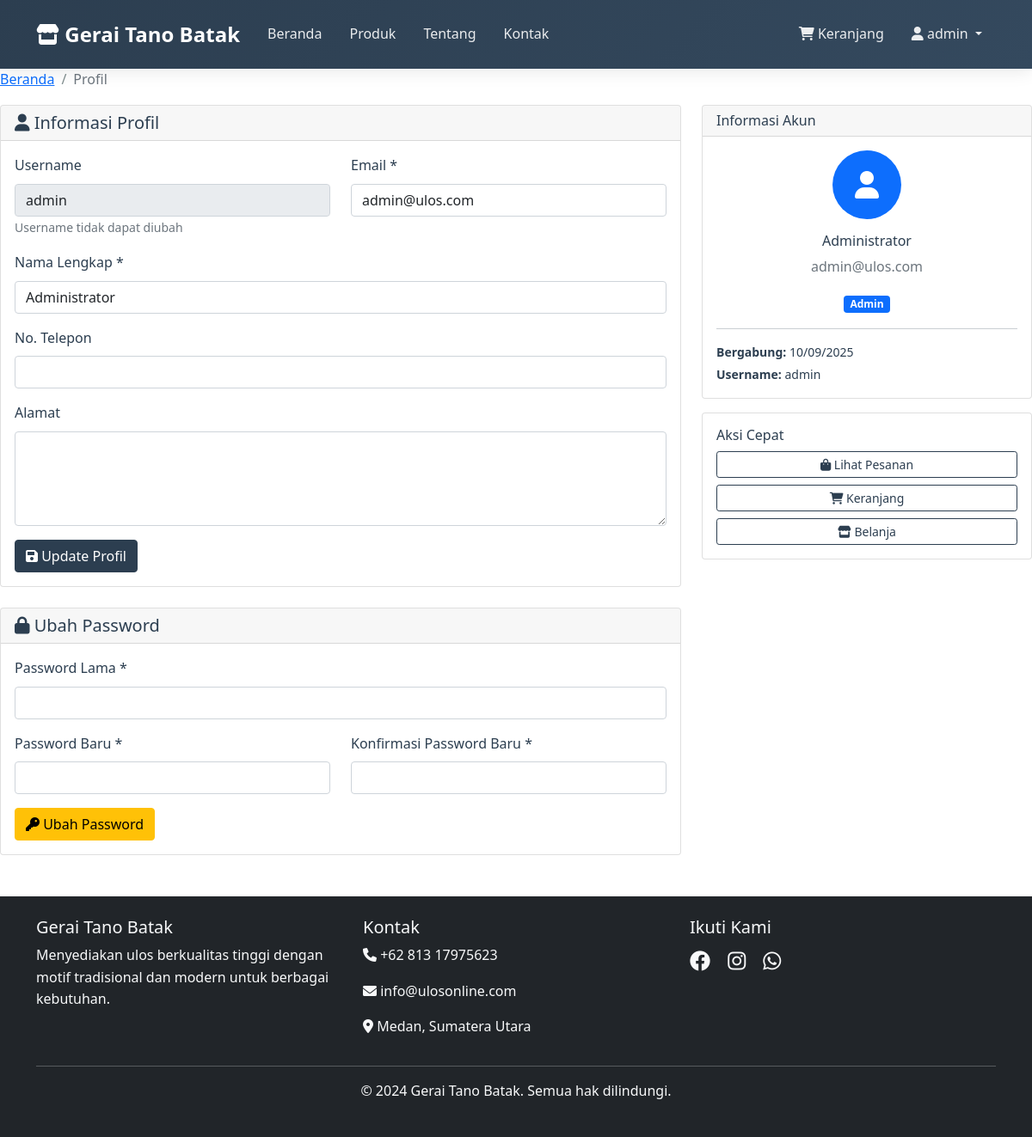
The app's page /profile.php (signed in) with its own data.
### tables this page shows
CREATE TABLE `users` (
  `id` int(11) NOT NULL AUTO_INCREMENT,
  `username` varchar(50) NOT NULL,
  `email` varchar(100) NOT NULL,
  `password` varchar(255) NOT NULL,
  `full_name` varchar(100) NOT NULL,
  `phone` varchar(20) DEFAULT NULL,
  `address` text DEFAULT NULL,
  `role` enum('admin','customer') DEFAULT 'customer',
  `created_at` timestamp NOT NULL DEFAULT current_timestamp(),
  PRIMARY KEY (`id`),
  UNIQUE KEY `username` (`username`),
  UNIQUE KEY `email` (`email`)
);

### profile.php (the view, shortened to what this page needs)
<?php
require_once 'includes/config.php';
$user_id = $_SESSION['user_id'];
$stmt = $pdo->prepare("SELECT * FROM users WHERE id = ?");
$stmt->execute([$user_id]);
$user = $stmt->fetch();
include 'includes/header.php';
?>
<nav aria-label="breadcrumb">
    <ol class="breadcrumb">
        <li class="breadcrumb-item"><a href="index.php">Beranda</a></li>
        <li class="breadcrumb-item active">Profil</li>
    </ol>
</nav>
<div class="row">
    <div class="col-lg-8">
        <div class="card">
            <div class="card-header">
                <h5 class="mb-0">
                    <i class="fas fa-user"></i> Informasi Profil
                </h5>
            </div>
            <div class="card-body">
                <form method="POST" class="needs-validation" novalidate>
                    <div class="row">
                        <div class="col-md-6 mb-3">
                            <label for="username" class="form-label">Username</label>
                            <input type="text" class="form-control" id="username"
                                   value="<?php echo htmlspecialchars($user['username']); ?>" readonly>
                            <small class="text-muted">Username tidak dapat diubah</small>
                        </div>
                        <div class="col-md-6 mb-3">
                            <label for="email" class="form-label">Email *</label>
                            <input type="email" class="form-control" id="email" name="email"
                                   value="<?php echo htmlspecialchars($user['email']); ?>" required>
                        </div>
                    </div>
                    <div class="mb-3">
                        <label for="full_name" class="form-label">Nama Lengkap *</label>
                        <input type="text" class="form-control" id="full_name" name="full_name"
                               value="<?php echo htmlspecialchars($user['full_name']); ?>" required>
                    </div>
                    <div class="mb-3">
                        <label for="phone" class="form-label">No. Telepon</label>
                        <input type="tel" class="form-control" id="phone" name="phone"
                               value="<?php echo htmlspecialchars($user['phone']); ?>">
                    </div>
                    <div class="mb-3">
                        <label for="address" class="form-label">Alamat</label>
                        <textarea class="form-control" id="address" name="address" rows="4"><?php echo htmlspecialchars($user['address']); ?></textarea>
                    </div>
                    <button type="submit" name="update_profile" class="btn btn-primary">
                        <i class="fas fa-save"></i> Update Profil
                    </button>
                </form>
            </div>
        </div>
        <div class="card mt-4">
            <div class="card-header">
                <h5 class="mb-0">
                    <i class="fas fa-lock"></i> Ubah Password
                </h5>
            </div>
            <div class="card-body">
                <form method="POST" class="needs-validation" novalidate>
                    <div class="mb-3">
                        <label for="current_password" class="form-label">Password Lama *</label>
                        <input type="password" class="form-control" id="current_password" name="current_password" required>
                    </div>
                    <div class="row">
                        <div class="col-md-6 mb-3">
                            <label for="new_password" class="form-label">Password Baru *</label>
                            <input type="password" class="form-control" id="new_password" name="new_password"
                                   minlength="6" required>
                        </div>
                        <div class="col-md-6 mb-3">
                            <label for="confirm_password" class="form-label">Konfirmasi Password Baru *</label>
                            <input type="password" class="form-control" id="confirm_password" name="confirm_password"
                                   minlength="6" required>
                        </div>
                    </div>
                    <button type="submit" name="change_password" class="btn btn-warning">
                        <i class="fas fa-key"></i> Ubah Password
                    </button>
                </form>
            </div>
        </div>
    </div>
    <div class="col-lg-4">
        <div class="card">
            <div class="card-header">
                <h6 class="mb-0">Informasi Akun</h6>
            </div>
            <div class="card-body">
                <div class="text-center mb-3">
                    <div class="bg-primary rounded-circle d-inline-flex align-items-center justify-content-center"
                         style="width: 80px; height: 80px;">
                        <i class="fas fa-user fa-2x text-white"></i>
                    </div>
                </div>
                <div class="text-center">
                    <h6><?php echo htmlspecialchars($user['full_name']); ?></h6>
                    <p class="text-muted"><?php echo htmlspecialchars($user['email']); ?></p>
                    <span class="badge bg-primary"><?php echo ucfirst($user['role']); ?></span>
                </div>
                <hr>
                <div class="small">
                    <p class="mb-1"><strong>Bergabung:</strong> <?php echo date('d/m/Y', strtotime($user['created_at'])); ?></p>
                    <p class="mb-0"><strong>Username:</strong> <?php echo htmlspecialchars($user['username']); ?></p>
                </div>
            </div>
        </div>
        <div class="card mt-3">
            <div class="card-body">
                <h6 class="card-title">Aksi Cepat</h6>
                <div class="d-grid gap-2">
                    <a href="orders.php" class="btn btn-outline-primary btn-sm">
                        <i class="fas fa-shopping-bag"></i> Lihat Pesanan
                    </a>
                    <a href="cart.php" class="btn btn-outline-primary btn-sm">
                        <i class="fas fa-shopping-cart"></i> Keranjang
                    </a>
                    <a href="products.php" class="btn btn-outline-primary btn-sm">
                        <i class="fas fa-store"></i> Belanja
                    </a>
                </div>
            </div>
        </div>
    </div>
</div>
<?php include 'includes/footer.php'; ?>

### assets/css/style.css (style rules this page uses)
:root { --primary-color: #2c3e50; --secondary-color: #34495e; --accent-color: #e74c3c; --gold-color: #f39c12; --success-color: #27ae60; --danger-color: #e74c3c; --warning-color: #f39c12; --info-color: #3498db; --light-color: #ecf0f1; --dark-color: #2c3e50; --text-dark: #2c3e50; --text-light: #7f8c8d; --gradient-primary: linear-gradient(135deg, #667eea 0%, #764ba2 100%); --gradient-secondary: linear-gradient(135deg, #f093fb 0%, #f5576c 100%); --gradient-elegant: linear-gradient(135deg, #2c3e50 0%, #34495e 100%); --shadow-elegant: 0 10px 30px rgba(0, 0, 0, 0.1); --shadow-hover: 0 15px 40px rgba(0, 0, 0, 0.15); }
body { font-family: 'Segoe UI', Tahoma, Geneva, Verdana, sans-serif; line-height: 1.6; color: var(--text-dark); }
.btn-primary { background-color: var(--primary-color); border-color: var(--primary-color); }
.btn-outline-primary { color: var(--primary-color); border-color: var(--primary-color); }
.badge { font-size: 0.75rem; }
.breadcrumb { background: none; padding: 0; }
.breadcrumb-item + .breadcrumb-item::before { color: var(--text-light); }

### records on screen
users: username "admin", email "admin@ulos.com", full_name "Administrator", role "Admin", created_at "10/09/2025"

### other values on screen
$_SESSION['username'] "admin"
